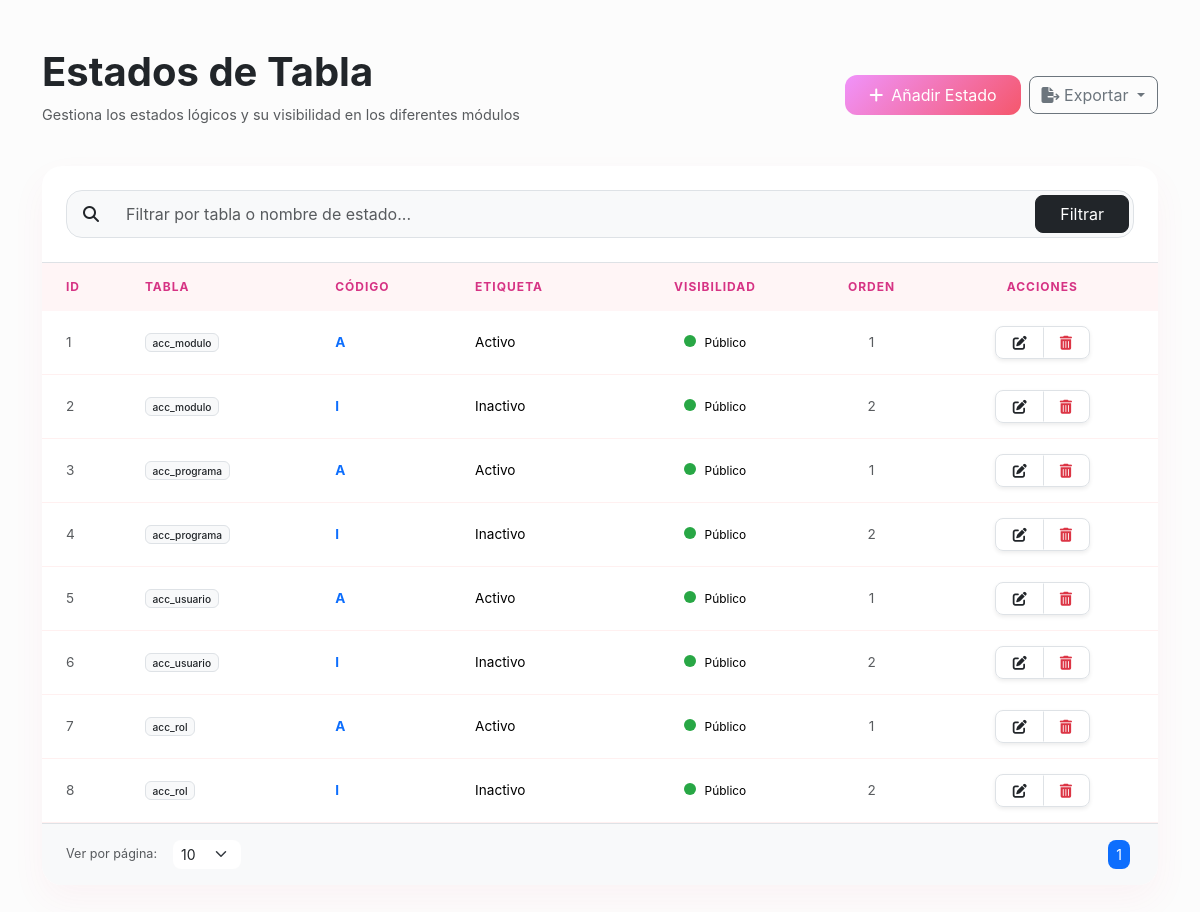
Screenshot of /accesos/controladores/controlador_acc_estado.php with the database file from the repository.
### tables this page shows
CREATE TABLE `acc_estado` (
  `id_estado` int(11) NOT NULL AUTO_INCREMENT,
  `tabla` varchar(254) DEFAULT NULL,
  `estado` varchar(2) DEFAULT NULL,
  `nombre_estado` varchar(254) DEFAULT NULL,
  `visible` tinyint(4) DEFAULT NULL,
  `orden` int(11) DEFAULT NULL,
  `fecha_creacion` timestamp NOT NULL DEFAULT current_timestamp(),
  `fecha_actualiza` timestamp NULL DEFAULT NULL ON UPDATE current_timestamp(),
  PRIMARY KEY (`id_estado`),
  UNIQUE KEY `indx_tabla` (`tabla`,`estado`)
);

### accesos/modelos/modelo_acc_estado.php (called while the page is built, shortened)
<?php
require_once '../../conexion.php';
class ModeloAcc_estado {
    private $conexion;
    public function __construct() {
        global $conexion;
        $this->conexion = $conexion;
    }
    public function contarRegistros() {
        $query = "SELECT COUNT(*) as total FROM acc_estado";
        $stmt = $this->conexion->prepare($query);
        $stmt->execute();
        $resultado = $stmt->get_result();
        return $resultado ? $resultado->fetch_assoc()['total'] : 0;
    }
    public function obtenerTodos($registrosPorPagina, $offset) {
        $query = "SELECT * FROM acc_estado";
        $query .= " LIMIT ? OFFSET ?";
        $stmt = $this->conexion->prepare($query);
        $stmt->bind_param('ii', $registrosPorPagina, $offset);
        $stmt->execute();
        $resultado = $stmt->get_result();
        return $resultado ? $resultado->fetch_all(MYSQLI_ASSOC) : false;
    }
}
?>

### accesos/vistas/vista_acc_estado.php (the view, shortened to what this page needs)
<?php
$registrosPorPagina = isset($_GET['registrosPorPagina']) ? (int)$_GET['registrosPorPagina'] : 10;
$paginaActual = isset($_GET['pagina']) ? (int)$_GET['pagina'] : 1;
?>
<!DOCTYPE html>
<html lang="es">
<head>
    <?php include('../headIconos.php'); ?>
    <link href="https://cdn.jsdelivr.net/npm/bootstrap@5.3.3/dist/css/bootstrap.min.css" rel="stylesheet">
    <link rel="stylesheet" href="../css/estilos.css">
</head>
<body>
    <div class="container my-5">
        <div class="row mb-4">
            <div class="col-lg-8">
                <h1 class="display-6 fw-bold text-dark">Estados de Tabla</h1>
                <p class="text-muted">Gestiona los estados lógicos y su visibilidad en los diferentes módulos</p>
            </div>
            <div class="col-lg-4 text-lg-end d-flex align-items-center justify-content-lg-end gap-2">
                <button type="button" class="btn btn-gradient-danger px-4 py-2 d-flex align-items-center gap-2" data-bs-toggle="modal" data-bs-target="#modalCrear">
                    <i class="fas fa-plus"></i> Añadir Estado
                </button>
                <div class="dropdown">
                    <button class="btn btn-outline-secondary dropdown-toggle rounded-3" type="button" data-bs-toggle="dropdown">
                        <i class="fas fa-file-export"></i> Exportar
                    </button>
                </div>
            </div>
        </div>
        <div class="main-card overflow-hidden">
            <div class="p-4 border-bottom">
                <form method="GET" action="../controladores/controlador_acc_estado.php">
                    <div class="input-group bg-light rounded-4 overflow-hidden p-1 border">
                        <span class="input-group-text bg-transparent border-0"><i class="fas fa-search"></i></span>
                        <input type="text" name="busqueda" class="form-control bg-transparent border-0 shadow-none px-3" placeholder="Filtrar por tabla o nombre de estado..." value="<?php echo htmlspecialchars($_GET['busqueda'] ?? ''); ?>">
                        <button type="submit" class="btn btn-dark rounded-3 px-4">Filtrar</button>
                    </div>
                </form>
            </div>
            <div class="table-responsive">
                <table class="table table-hover mb-0 align-middle">
                    <thead>
                        <tr>
                            <th class="ps-4">ID</th>
                            <th>Tabla</th>
                            <th>Código</th>
                            <th>Etiqueta</th>
                            <th class="text-center">Visibilidad</th>
                            <th class="text-center">Orden</th>
                            <th class="text-center pe-4">Acciones</th>
                        </tr>
                    </thead>
                    <tbody>
                        <?php
                        require_once '../modelos/modelo_acc_estado.php';
                        $modelo = new ModeloAcc_estado();
                        $termino = $_GET['busqueda'] ?? '';
                        $offset = ($paginaActual - 1) * $registrosPorPagina;
                        if (isset($_GET['action']) && $_GET['action'] === 'buscar') {
                            $totalRegistros = $modelo->contarRegistrosPorBusqueda($termino);
                            $registros = $modelo->buscar($termino, $registrosPorPagina, $offset);
                        } else {
                            $totalRegistros = $modelo->contarRegistros();
                            $registros = $modelo->obtenerTodos($registrosPorPagina, $offset);
                        }
                        if ($registros):
                            foreach ($registros as $reg):
                        ?>
                        <tr>
                            <td class="ps-4 text-muted small"><?php echo htmlspecialchars($reg['id_estado']); ?></td>
                            <td><span class="badge bg-light text-dark border fw-medium"><?php echo htmlspecialchars($reg['tabla']); ?></span></td>
                            <td class="fw-bold text-primary"><?php echo htmlspecialchars($reg['estado']); ?></td>
                            <td><?php echo htmlspecialchars($reg['nombre_estado']); ?></td>
                            <td class="text-center">
                                <span class="visible-badge visible-<?php echo $reg['visible']; ?>"></span>
                                <span class="small"><?php echo ($reg['visible'] ? 'Público' : 'Oculto'); ?></span>
                            </td>
                            <td class="text-center"><span class="text-muted"><?php echo htmlspecialchars($reg['orden']); ?></span></td>
                            <td class="text-center pe-4">
                                <div class="btn-group shadow-sm border rounded-3 overflow-hidden">
                                    <button class="btn btn-white btn-sm px-3 border-end"
                                            data-bs-toggle="modal"
                                            data-bs-target="#modalActualizar"
                                            data-id_estado="<?= $reg['id_estado'] ?>"
                                            data-tabla="<?= htmlspecialchars($reg['tabla']) ?>"
                                            data-estado="<?= htmlspecialchars($reg['estado']) ?>"
                                            data-nombre_estado="<?= htmlspecialchars($reg['nombre_estado']) ?>"
                                            data-visible="<?= $reg['visible'] ?>"
                                            data-orden="<?= $reg['orden'] ?>">
                                        <i class="fas fa-edit"></i>
                                    </button>
                                    <button class="btn btn-white btn-sm px-3" onclick="eliminar(<?= $reg['id_estado'] ?>)">
                                        <i class="fas fa-trash-alt text-danger"></i>
                                    </button>
                                </div>
                            </td>
                        </tr>
                        <?php endforeach; else: ?>
                        <tr><td colspan="7" class="text-center py-5 text-muted">No se encontraron estados configurados.</td></tr>
                        <?php endif; ?>
                    </tbody>
                </table>
            </div>
            <div class="px-4 py-3 bg-light border-top d-flex justify-content-between align-items-center">
                <form method="GET" class="d-flex align-items-center gap-3">
                    <span class="small text-muted">Ver por página:</span>
                    <select name="registrosPorPagina" class="form-select form-select-sm border-0 shadow-none bg-white rounded-3" onchange="this.form.submit()" style="width: auto;">
                        <?php foreach([10,20,50,100] as $r): ?>
                            <option value="<?= $r ?>" <?= $registrosPorPagina == $r ? 'selected' : '' ?>><?= $r ?></option>
                        <?php endforeach; ?>
                    </select>
                </form>
                <nav>
                    <ul class="pagination pagination-sm mb-0">
                        <?php
                        $totalPaginas = ceil($totalRegistros / $registrosPorPagina);
                        for ($i = 1; $i <= $totalPaginas; $i++): ?>
                            <li class="page-item <?= $i == $paginaActual ? 'active' : '' ?>">
                                <a class="page-link shadow-none border-0 mx-1 rounded-3" href="?pagina=<?= $i ?>&registrosPorPagina=<?= $registrosPorPagina ?>"><?= $i ?></a>
                            </li>
                        <?php endfor; ?>
                    </ul>
                </nav>
            </div>
        </div>
    </div>
</body>
</html>

### accesos/controladores/controlador_acc_estado.php (shortened to what this page needs)
<?php
require_once '../modelos/modelo_acc_estado.php';
class ControladorAcc_estado {
    private $modelo;
    public function __construct() {
        $this->modelo = new ModeloAcc_estado();
    }
    public function obtenerTodos($registrosPorPagina, $pagina, $busqueda = '') {
        $offset = ($pagina - 1) * $registrosPorPagina;
        return $this->modelo->obtenerTodos($registrosPorPagina, $offset, $busqueda);
    }
}
$accion = $_GET['action'] ?? '';
$controlador = new ControladorAcc_estado();
switch ($accion) {
    default:
        $registrosPorPagina = (int)($_GET['registrosPorPagina'] ?? 10);
        $paginaActual = (int)($_GET['pagina'] ?? 1);
        $registros = $controlador->obtenerTodos($registrosPorPagina, $paginaActual);
        include '../vistas/vista_acc_estado.php';
        break;
}

### accesos/headIconos.php
<?php
if (file_exists(__DIR__ . '/iconos-web')) {
    $prefix = (strpos($_SERVER['PHP_SELF'], '/vistas/') !== false || strpos($_SERVER['PHP_SELF'], '/roles_programas/') !== false) ? '../' : './';
} else {
    $prefix = (strpos($_SERVER['PHP_SELF'], '/vistas/') !== false || strpos($_SERVER['PHP_SELF'], '/roles_programas/') !== false) ? '../../' : '../';
}
?>
<link href="https://cdn.jsdelivr.net/npm/bootstrap@5.3.3/dist/css/bootstrap.min.css" rel="stylesheet">
<link href="https://cdnjs.cloudflare.com/ajax/libs/font-awesome/6.5.1/css/all.min.css" rel="stylesheet">
<link href="<?= $prefix ?>iconos-web/css/fontello.css" rel="stylesheet" type="text/css">
<link href="<?= $prefix ?>iconos-web/css/fontello-embedded.css" rel="stylesheet" type="text/css">
<link href="<?= $prefix ?>iconos-web/css/animation.css" rel="stylesheet" type="text/css">
<link href="<?= $prefix ?>iconos-web/css/fontello-codes.css" rel="stylesheet" type="text/css">
<link rel="stylesheet" href="<?= $prefix ?>iconos-web/css/estiloIconos.css">

### accesos/css/estilos.css (style rules this page uses)
body { font-size: 0.9rem; }
.table th, .table td { font-size: 0.85rem; }
.table th { background-color: #9baec2; }

### accesos/vistas/vista_acc_estado.php (style rules this page uses)
:root { --primary-gradient: linear-gradient(135deg, #f093fb 0%, #f5576c 100%); }
body { background-color: #fcfcfc; font-family: 'Inter', sans-serif; }
.main-card { border: none; border-radius: 20px; box-shadow: 0 15px 35px rgba(245, 87, 108, 0.05); background: white; }
.btn-gradient-danger { background: var(--primary-gradient); color: white; border: none; border-radius: 12px; transition: all 0.3s ease; }
.table thead th { border: none; background: #fff5f6; color: #d63384; font-size: 0.75rem; text-transform: uppercase; letter-spacing: 1px; padding: 15px; }
.table tbody td { padding: 15px; border-bottom: 1px solid #fff0f0; }
.visible-badge { width: 12px; height: 12px; border-radius: 50%; display: inline-block; margin-right: 5px; }
.visible-1 { background-color: #28a745; }

### rows the page displays
acc_estado: id_estado "1", tabla "acc_modulo", estado "A", nombre_estado "Activo", visible 1 (drawn), orden "1"
acc_estado: id_estado "2", tabla "acc_modulo", estado "I", nombre_estado "Inactivo", visible 1 (drawn), orden "2"
acc_estado: id_estado "3", tabla "acc_programa", estado "A", nombre_estado "Activo", visible 1 (drawn), orden "1"
acc_estado: id_estado "4", tabla "acc_programa", estado "I", nombre_estado "Inactivo", visible 1 (drawn), orden "2"
acc_estado: id_estado "5", tabla "acc_usuario", estado "A", nombre_estado "Activo", visible 1 (drawn), orden "1"
acc_estado: id_estado "6", tabla "acc_usuario", estado "I", nombre_estado "Inactivo", visible 1 (drawn), orden "2"
acc_estado: id_estado "7", tabla "acc_rol", estado "A", nombre_estado "Activo", visible 1 (drawn), orden "1"
acc_estado: id_estado "8", tabla "acc_rol", estado "I", nombre_estado "Inactivo", visible 1 (drawn), orden "2"

### other values shown
form field registrosPorPagina "10"
